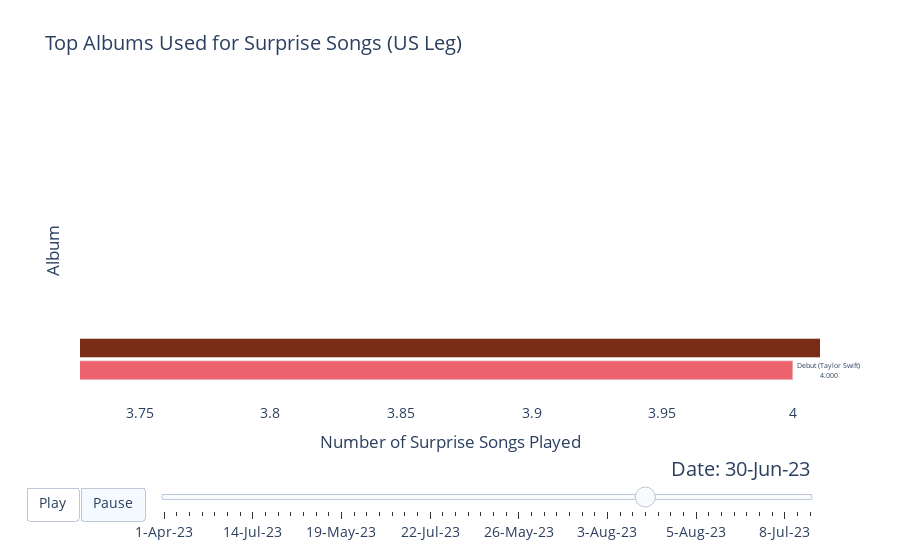

Write notebook code for a chart like this one.
### Code cell
my_raceplot = barplot(all_albums,
                      item_column='Album',
                      value_column='folklore',
                      time_column='CITY')

my_raceplot.plot(title = 'Top Albums Used for Surprise Songs (US Leg)',
                 item_label = 'Album',
                 value_label = 'Number of Surprise Songs Played',
                 frame_duration = 800)

### Figure 1 — Plotly figure (JSON) as saved in the notebook; plotly's stock layout.template omitted (floating-point values rounded to 4 significant figures)
{"data": [{"cliponaxis": false, "hoverinfo": "all", "hovertemplate": "<extra></extra>", "marker": {"color": ["rgb(236, 99, 109)", "rgb(122, 45, 20)"]}, "orientation": "h", "textangle": 0, "textposition": "outside", "texttemplate": "%{y}<br>%{x:.4s}", "type": "bar", "x": [4, 5], "y": ["Debut (Taylor Swift)", "evermore"]}], "layout": {"autosize": true, "bargap": 0.15, "font": {"size": 14}, "plot_bgcolor": "#FFFFFF", "sliders": [{"active": 38, "currentvalue": {"font": {"size": 20}, "prefix": "Date: ", "visible": true, "xanchor": "right"}, "len": 0.9, "pad": {"b": 10, "t": 50}, "steps": [{"args": [["1-Apr-23"], {"frame": {"duration": 800, "redraw": false}, "mode": "immediate", "transition": {"duration": 800}}], "label": "1-Apr-23", "method": "animate"}, {"args": [["1-Jul-23"], {"frame": {"duration": 800, "redraw": false}, "mode": "immediate", "transition": {"duration": 800}}], "label": "1-Jul-23", "method": "animate"}, {"args": [["10-Jun-23"], {"frame": {"duration": 800, "redraw": false}, "mode": "immediate", "transition": {"duration": 800}}], "label": "10-Jun-23", "method": "animate"}, {"args": [["12-May-23"], {"frame": {"duration": 800, "redraw": false}, "mode": "immediate", "transition": {"duration": 800}}], "label": "12-May-23", "method": "animate"}, {"args": [["13-Apr-23"], {"frame": {"duration": 800, "redraw": false}, "mode": "immediate", "transition": {"duration": 800}}], "label": "13-Apr-23", "method": "animate"}, {"args": [["13-May-23"], {"frame": {"duration": 800, "redraw": false}, "mode": "immediate", "transition": {"duration": 800}}], "label": "13-May-23", "method": "animate"}, {"args": [["14-Apr-23"], {"frame": {"duration": 800, "redraw": false}, "mode": "immediate", "transition": {"duration": 800}}], "label": "14-Apr-23", "method": "animate"}, {"args": [["14-Jul-23"], {"frame": {"duration": 800, "redraw": false}, "mode": "immediate", "transition": {"duration": 800}}], "label": "14-Jul-23", "method": "animate"}, {"args": [["14-May-23"], {"frame": {"duration": 800, "redraw": false}, "mode": "immediate", "transition": {"duration": 800}}], "label": "14-May-23", "method": "animate"}, {"args": [["15-Apr-23"], {"frame": {"duration": 800, "redraw": false}, "mode": "immediate", "transition": {"duration": 800}}], "label": "15-Apr-23", "method": "animate"}, {"args": [["15-Jul-23"], {"frame": {"duration": 800, "redraw": false}, "mode": "immediate", "transition": {"duration": 800}}], "label": "15-Jul-23", "method": "animate"}, {"args": [["16-Jun-23"], {"frame": {"duration": 800, "redraw": false}, "mode": "immediate", "transition": {"duration": 800}}], "label": "16-Jun-23", "method": "animate"}, {"args": [["17-Jun-23"], {"frame": {"duration": 800, "redraw": false}, "mode": "immediate", "transition": {"duration": 800}}], "label": "17-Jun-23", "method": "animate"}, {"args": [["17-Mar-23"], {"frame": {"duration": 800, "redraw": false}, "mode": "immediate", "transition": {"duration": 800}}], "label": "17-Mar-23", "method": "animate"}, {"args": [["19-May-23"], {"frame": {"duration": 800, "redraw": false}, "mode": "immediate", "transition": {"duration": 800}}], "label": "19-May-23", "method": "animate"}, {"args": [["2-Apr-23"], {"frame": {"duration": 800, "redraw": false}, "mode": "immediate", "transition": {"duration": 800}}], "label": "2-Apr-23", "method": "animate"}, {"args": [["2-Jun-23"], {"frame": {"duration": 800, "redraw": false}, "mode": "immediate", "transition": {"duration": 800}}], "label": "2-Jun-23", "method": "animate"}, {"args": [["20-May-23"], {"frame": {"duration": 800, "redraw": false}, "mode": "immediate", "transition": {"duration": 800}}], "label": "20-May-23", "method": "animate"}, {"args": [["21-Apr-23"], {"frame": {"duration": 800, "redraw": false}, "mode": "immediate", "transition": {"duration": 800}}], "label": "21-Apr-23", "method": "animate"}, {"args": [["21-May-23"], {"frame": {"duration": 800, "redraw": false}, "mode": "immediate", "transition": {"duration": 800}}], "label": "21-May-23", "method": "animate"}, {"args": [["22-Apr-23"], {"frame": {"duration": 800, "redraw": false}, "mode": "immediate", "transition": {"duration": 800}}], "label": "22-Apr-23", "method": "animate"}, {"args": [["22-Jul-23"], {"frame": {"duration": 800, "redraw": false}, "mode": "immediate", "transition": {"duration": 800}}], "label": "22-Jul-23", "method": "animate"}, {"args": [["23-Apr-23"], {"frame": {"duration": 800, "redraw": false}, "mode": "immediate", "transition": {"duration": 800}}], "label": "23-Apr-23", "method": "animate"}, {"args": [["23-Jul-23"], {"frame": {"duration": 800, "redraw": false}, "mode": "immediate", "transition": {"duration": 800}}], "label": "23-Jul-23", "method": "animate"}, {"args": [["23-Jun-23"], {"frame": {"duration": 800, "redraw": false}, "mode": "immediate", "transition": {"duration": 800}}], "label": "23-Jun-23", "method": "animate"}, {"args": [["24-Jun-23"], {"frame": {"duration": 800, "redraw": false}, "mode": "immediate", "transition": {"duration": 800}}], "label": "24-Jun-23", "method": "animate"}, {"args": [["24-Mar-23"], {"frame": {"duration": 800, "redraw": false}, "mode": "immediate", "transition": {"duration": 800}}], "label": "24-Mar-23", "method": "animate"}, {"args": [["25-Mar-23"], {"frame": {"duration": 800, "redraw": false}, "mode": "immediate", "transition": {"duration": 800}}], "label": "25-Mar-23", "method": "animate"}, {"args": [["26-May-23"], {"frame": {"duration": 800, "redraw": false}, "mode": "immediate", "transition": {"duration": 800}}], "label": "26-May-23", "method": "animate"}, {"args": [["27-May-23"], {"frame": {"duration": 800, "redraw": false}, "mode": "immediate", "transition": {"duration": 800}}], "label": "27-May-23", "method": "animate"}, {"args": [["28-Apr-23"], {"frame": {"duration": 800, "redraw": false}, "mode": "immediate", "transition": {"duration": 800}}], "label": "28-Apr-23", "method": "animate"}, {"args": [["28-Jul-23"], {"frame": {"duration": 800, "redraw": false}, "mode": "immediate", "transition": {"duration": 800}}], "label": "28-Jul-23", "method": "animate"}, {"args": [["28-May-23"], {"frame": {"duration": 800, "redraw": false}, "mode": "immediate", "transition": {"duration": 800}}], "label": "28-May-23", "method": "animate"}, {"args": [["29-Apr-23"], {"frame": {"duration": 800, "redraw": false}, "mode": "immediate", "transition": {"duration": 800}}], "label": "29-Apr-23", "method": "animate"}, {"args": [["29-Jul-23"], {"frame": {"duration": 800, "redraw": false}, "mode": "immediate", "transition": {"duration": 800}}], "label": "29-Jul-23", "method": "animate"}, {"args": [["3-Aug-23"], {"frame": {"duration": 800, "redraw": false}, "mode": "immediate", "transition": {"duration": 800}}], "label": "3-Aug-23", "method": "animate"}, {"args": [["3-Jun-23"], {"frame": {"duration": 800, "redraw": false}, "mode": "immediate", "transition": {"duration": 800}}], "label": "3-Jun-23", "method": "animate"}, {"args": [["30-Apr-23"], {"frame": {"duration": 800, "redraw": false}, "mode": "immediate", "transition": {"duration": 800}}], "label": "30-Apr-23", "method": "animate"}, {"args": [["30-Jun-23"], {"frame": {"duration": 800, "redraw": false}, "mode": "immediate", "transition": {"duration": 800}}], "label": "30-Jun-23", "method": "animate"}, {"args": [["31-Mar-23"], {"frame": {"duration": 800, "redraw": false}, "mode": "immediate", "transition": {"duration": 800}}], "label": "31-Mar-23", "method": "animate"}, {"args": [["4-Aug-23"], {"frame": {"duration": 800, "redraw": false}, "mode": "immediate", "transition": {"duration": 800}}], "label": "4-Aug-23", "method": "animate"}, {"args": [["4-Jun-23"], {"frame": {"duration": 800, "redraw": false}, "mode": "immediate", "transition": {"duration": 800}}], "label": "4-Jun-23", "method": "animate"}, {"args": [["5-Aug-23"], {"frame": {"duration": 800, "redraw": false}, "mode": "immediate", "transition": {"duration": 800}}], "label": "5-Aug-23", "method": "animate"}, {"args": [["5-May-23"], {"frame": {"duration": 800, "redraw": false}, "mode": "immediate", "transition": {"duration": 800}}], "label": "5-May-23", "method": "animate"}, {"args": [["6-May-23"], {"frame": {"duration": 800, "redraw": false}, "mode": "immediate", "transition": {"duration": 800}}], "label": "6-May-23", "method": "animate"}, {"args": [["7-Aug-23"], {"frame": {"duration": 800, "redraw": false}, "mode": "immediate", "transition": {"duration": 800}}], "label": "7-Aug-23", "method": "animate"}, {"args": [["7-Jul-23"], {"frame": {"duration": 800, "redraw": false}, "mode": "immediate", "transition": {"duration": 800}}], "label": "7-Jul-23", "method": "animate"}, {"args": [["7-May-23"], {"frame": {"duration": 800, "redraw": false}, "mode": "immediate", "transition": {"duration": 800}}], "label": "7-May-23", "method": "animate"}, {"args": [["8-Aug-23"], {"frame": {"duration": 800, "redraw": false}, "mode": "immediate", "transition": {"duration": 800}}], "label": "8-Aug-23", "method": "animate"}, {"args": [["8-Jul-23"], {"frame": {"duration": 800, "redraw": false}, "mode": "immediate", "transition": {"duration": 800}}], "label": "8-Jul-23", "method": "animate"}, {"args": [["9-Aug-23"], {"frame": {"duration": 800, "redraw": false}, "mode": "immediate", "transition": {"duration": 800}}], "label": "9-Aug-23", "method": "animate"}, {"args": [["9-Jun-23"], {"frame": {"duration": 800, "redraw": false}, "mode": "immediate", "transition": {"duration": 800}}], "label": "9-Jun-23", "method": "animate"}], "transition": {"duration": 300, "easing": "cubic-in-out"}, "x": 0.1, "xanchor": "left", "y": 0, "yanchor": "top"}], "title": {"text": "Top Albums Used for Surprise Songs (US Leg)"}, "updatemenus": [{"active": 1, "buttons": [{"args": [null, {"frame": {"duration": 800, "redraw": false}, "fromcurrent": true, "transition": {"duration": 800, "easing": "quadratic-in-out"}}], "label": "Play", "method": "animate"}, {"args": [[null], {"frame": {"duration": 0, "redraw": false}, "mode": "immediate", "transition": {"duration": 0}}], "label": "Pause", "method": "animate"}], "direction": "left", "pad": {"r": 10, "t": 87}, "showactive": true, "type": "buttons", "x": 0.1, "xanchor": "right", "y": 0, "yanchor": "top"}], "xaxis": {"autorange": false, "range": [3.727, 4.01], "showline": true, "showticklabels": true, "title": {"text": "Number of Surprise Songs Played"}, "type": "linear", "visible": true}, "yaxis": {"autorange": false, "range": [-1.333, 12.13], "showline": false, "showticklabels": false, "title": {"text": "Album"}, "type": "category", "visible": true}}}
